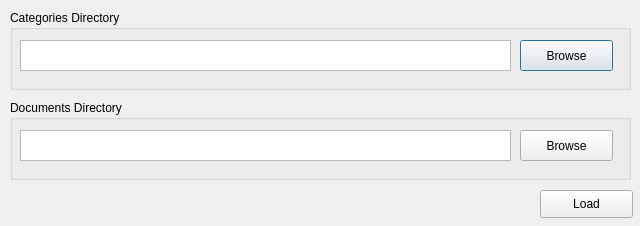
<?xml version="1.0" encoding="UTF-8"?>
<ui version="4.0">
 <class>Dialog</class>
 <widget class="QDialog" name="Dialog">
  <property name="geometry">
   <rect>
    <x>0</x>
    <y>0</y>
    <width>640</width>
    <height>226</height>
   </rect>
  </property>
  <property name="sizePolicy">
   <sizepolicy hsizetype="Fixed" vsizetype="Fixed">
    <horstretch>0</horstretch>
    <verstretch>0</verstretch>
   </sizepolicy>
  </property>
  <property name="minimumSize">
   <size>
    <width>640</width>
    <height>226</height>
   </size>
  </property>
  <property name="maximumSize">
   <size>
    <width>640</width>
    <height>226</height>
   </size>
  </property>
  <property name="windowTitle">
   <string>Dialog</string>
  </property>
  <widget class="QGroupBox" name="groupBox">
   <property name="geometry">
    <rect>
     <x>10</x>
     <y>10</y>
     <width>621</width>
     <height>80</height>
    </rect>
   </property>
   <property name="title">
    <string>Categories Directory</string>
   </property>
   <widget class="QTextEdit" name="categoriesPath">
    <property name="geometry">
     <rect>
      <x>10</x>
      <y>30</y>
      <width>491</width>
      <height>31</height>
     </rect>
    </property>
    <property name="readOnly">
     <bool>true</bool>
    </property>
   </widget>
   <widget class="QPushButton" name="browseCategoriesButton">
    <property name="geometry">
     <rect>
      <x>510</x>
      <y>30</y>
      <width>93</width>
      <height>31</height>
     </rect>
    </property>
    <property name="text">
     <string>Browse</string>
    </property>
   </widget>
  </widget>
  <widget class="QGroupBox" name="groupBox_2">
   <property name="geometry">
    <rect>
     <x>10</x>
     <y>100</y>
     <width>621</width>
     <height>80</height>
    </rect>
   </property>
   <property name="title">
    <string>Documents Directory</string>
   </property>
   <widget class="QTextEdit" name="documentsPath">
    <property name="geometry">
     <rect>
      <x>10</x>
      <y>30</y>
      <width>491</width>
      <height>31</height>
     </rect>
    </property>
    <property name="readOnly">
     <bool>true</bool>
    </property>
   </widget>
   <widget class="QPushButton" name="browseDocumentsButton">
    <property name="geometry">
     <rect>
      <x>510</x>
      <y>30</y>
      <width>93</width>
      <height>31</height>
     </rect>
    </property>
    <property name="text">
     <string>Browse</string>
    </property>
   </widget>
  </widget>
  <widget class="QPushButton" name="loadButton">
   <property name="geometry">
    <rect>
     <x>540</x>
     <y>190</y>
     <width>93</width>
     <height>28</height>
    </rect>
   </property>
   <property name="text">
    <string>Load</string>
   </property>
  </widget>
 </widget>
 <resources/>
 <connections/>
</ui>
